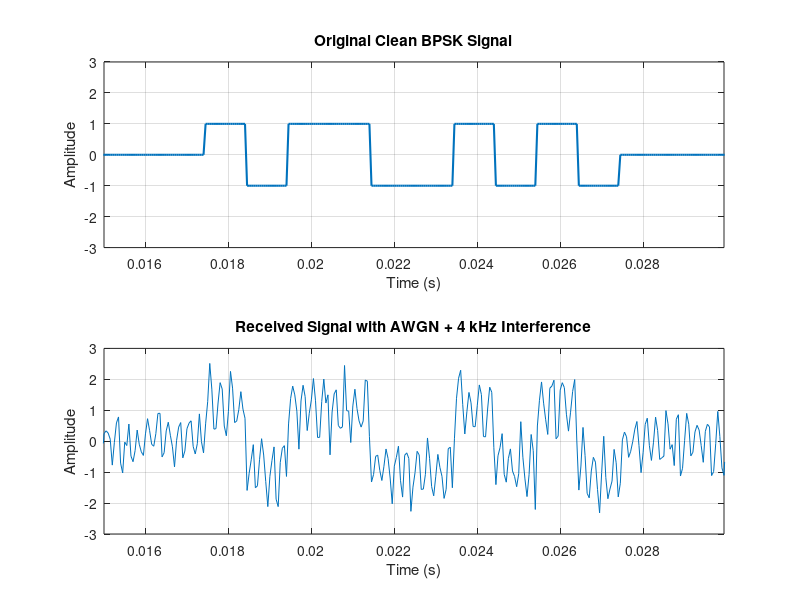

Here is the MATLAB script that generated this plot: (Note: this script raises an error after producing the figure.)
%% Experiment 04 - Add narrowband interference

clear;
clc;
close all;


%% Results folder

projectRoot = fileparts(fileparts(mfilename('fullpath')));
resultsDir = fullfile(projectRoot, 'results', 'matlab');

if ~exist(resultsDir, 'dir')
    mkdir(resultsDir);
end
%% 1. Basic settings

Fs = 20000;
Rs = 1000;

samplesPerSymbol = Fs / Rs;

%% 2. Generate BPSK burst

bits = [1 0 1 1 0 0 1 0 1 0];

symbols = 2*bits - 1;

burst = repelem(symbols, samplesPerSymbol);

%% 3. Put burst inside observation frame

frameLength = 1000;

txFrame = zeros(1, frameLength);

burstStart = 350;
burstEnd = burstStart + length(burst) - 1;

txFrame(burstStart:burstEnd) = burst;

%% 4. Time axis

t = (0:frameLength-1) / Fs;

%% 5. Add AWGN

SNR_dB = 10;

signalPower = mean(burst.^2);

noisePower = signalPower / (10^(SNR_dB/10));

noise = sqrt(noisePower) * randn(size(txFrame));

noisySignal = txFrame + noise;

%% 6. Generate narrowband interference

interferenceFrequency = 4000;   % 4 kHz
interferenceAmplitude = 0.8;

interference = interferenceAmplitude * ...
    sin(2*pi*interferenceFrequency*t);

%% 7. Add interference to received signal

rxSignal = noisySignal + interference;

%% 8. Zoom around burst

zoomStart = (burstStart - 50) / Fs;
zoomEnd = (burstEnd + 50) / Fs;

%% 9. Plot

fig1 = figure;

subplot(2,1,1);

plot(t, txFrame, 'LineWidth', 1.5);

title('Original Clean BPSK Signal');
xlabel('Time (s)');
ylabel('Amplitude');

grid on;
xlim([zoomStart zoomEnd]);
ylim([-3 3]);

subplot(2,1,2);

plot(t, rxSignal);

title('Received Signal with AWGN + 4 kHz Interference');
xlabel('Time (s)');
ylabel('Amplitude');

grid on;
xlim([zoomStart zoomEnd]);
ylim([-3 3]);

sgtitle('Effect of Narrowband Interference on BPSK Reception');

%% Hide axes toolbar

allAxes = findall(fig1, 'Type', 'axes');

for ax = allAxes'
    ax.Toolbar.Visible = 'off';
end

drawnow;

%% Save figure

exportgraphics( ...
    fig1, ...
    fullfile(resultsDir, '04_awgn_and_4kHz_interference.png'), ...
    'Resolution', 300);
